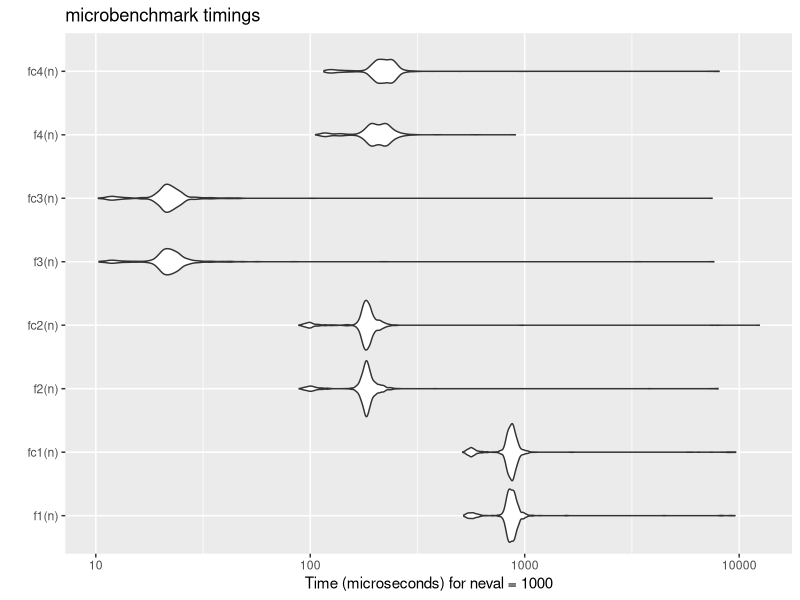
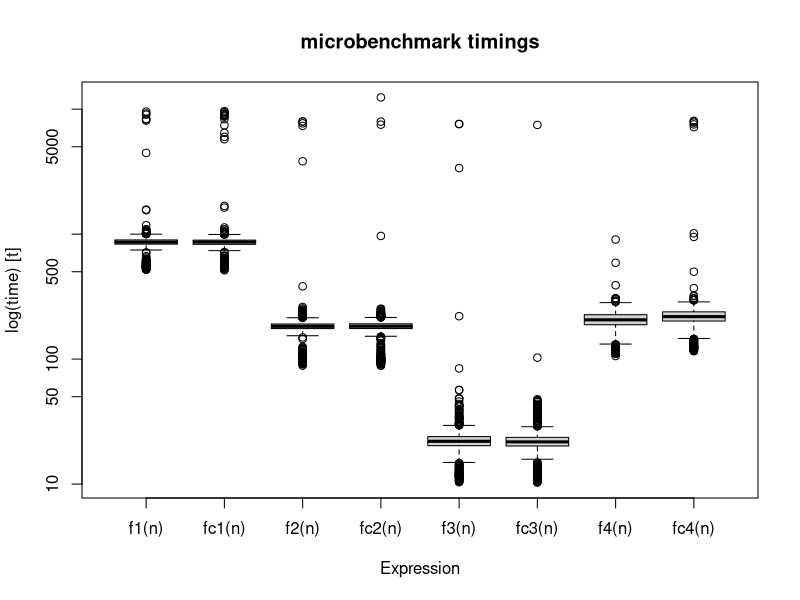
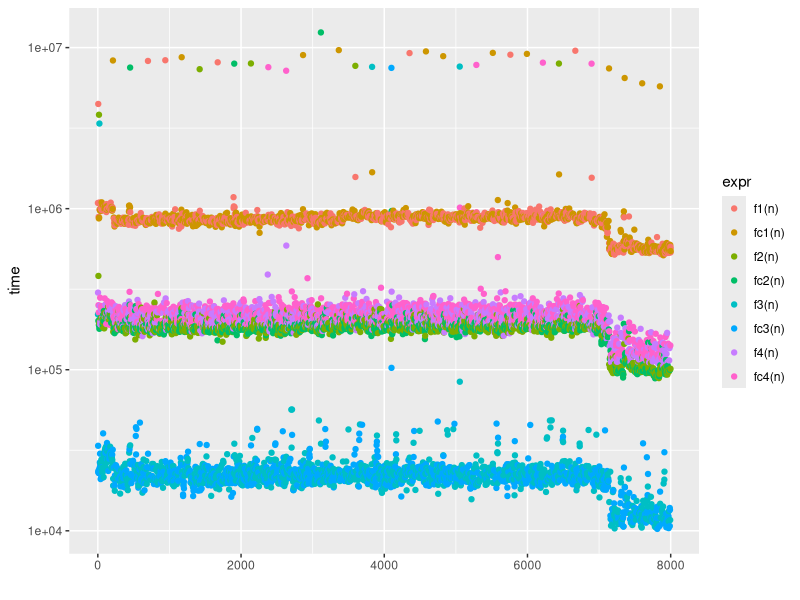

Recreate these plots in R, in order.
rm(list=ls())
library (compiler) 
library (microbenchmark) 
library (ggplot2)

n = 300

f1 <- function (n) 
{
  l <- list()
  for(idx in 1:n) 
  {
    l <- append(l, idx)
  }
  return(l)
}

f2 <- function (n) 
{
  l <- list()
  for(idx in 1:n) 
  {
    l[[length(l) + 1]] <- idx
  }
  return(l)
}

f3 <- function (n) 
{
  l <- vector("list", n)
  for(idx in 1:n) 
  {
    l[[idx]] <- idx
  }
  return(l)
}

f4 <- function (n) 
{
  return(as.list(sapply(1:n, function (idx) idx)))
}

fc1 <-   cmpfun (f1)
fc2 <-   cmpfun (f2)
fc3 <-   cmpfun (f3)
fc4 <-   cmpfun (f4)

compare <- microbenchmark(f1(n), fc1(n), f2(n),  fc2(n), f3(n),  fc3(n), f4(n),  fc4(n), times=1000)

autoplot (compare) 
boxplot(compare)
qplot(y=time, data=compare, colour=expr) + scale_y_log10()